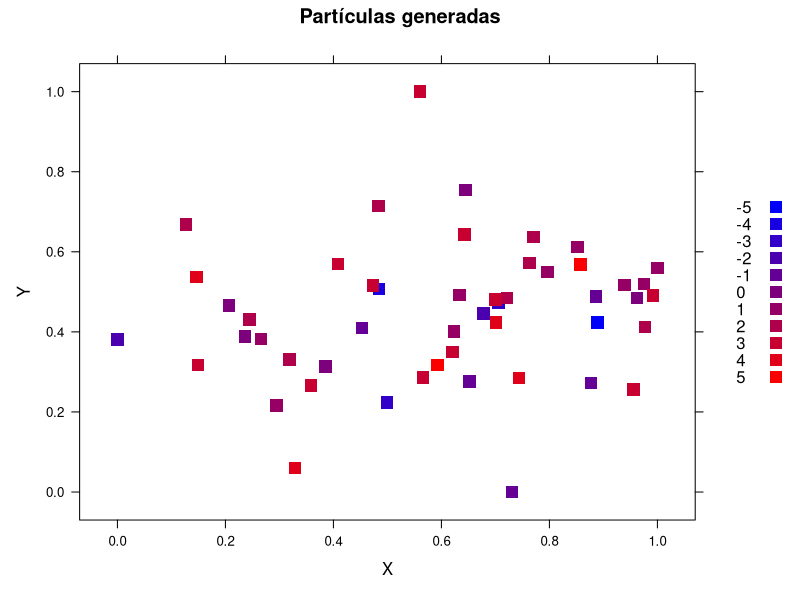

The R script that drew this image:
n <- 50
p <- data.frame(x = rnorm(n), y=rnorm(n), c=rnorm(n))
xmax <- max(p$x)
xmin <- min(p$x)
p$x <- (p$x - xmin) / (xmax - xmin) # ahora son de 0 a 1
ymax <- max(p$y)
ymin <- min(p$y)
p$y <- (p$y - ymin) / (ymax - ymin) # las y tambien
cmax <- max(p$c)
cmin <- min(p$c)
p$c <- 2 * (p$c - cmin) / (cmax - cmin) - 1 # cargas son entre -1 y 1
library(lattice)
p$g <- round(5 * p$c) # coloreamos segun la carga a 11 niveles de -5 a 5
paso <- floor(256 / 10)
niveles <- seq(0, 255, paso)
print(length(niveles))
colores <- rgb(niveles, rep(0, 11), rev(niveles), max=255)
print(colores)
png("p9i.png")
xyplot(y ~ x, group=g, data=p, auto.key=list(space="right"),
       xlab="X", ylab="Y", main="Part\u{00ed}culas generadas",
       par.settings = list(superpose.symbol = list(pch = 15, cex = 1.5,
                                                   col = colores)))
graphics.off()